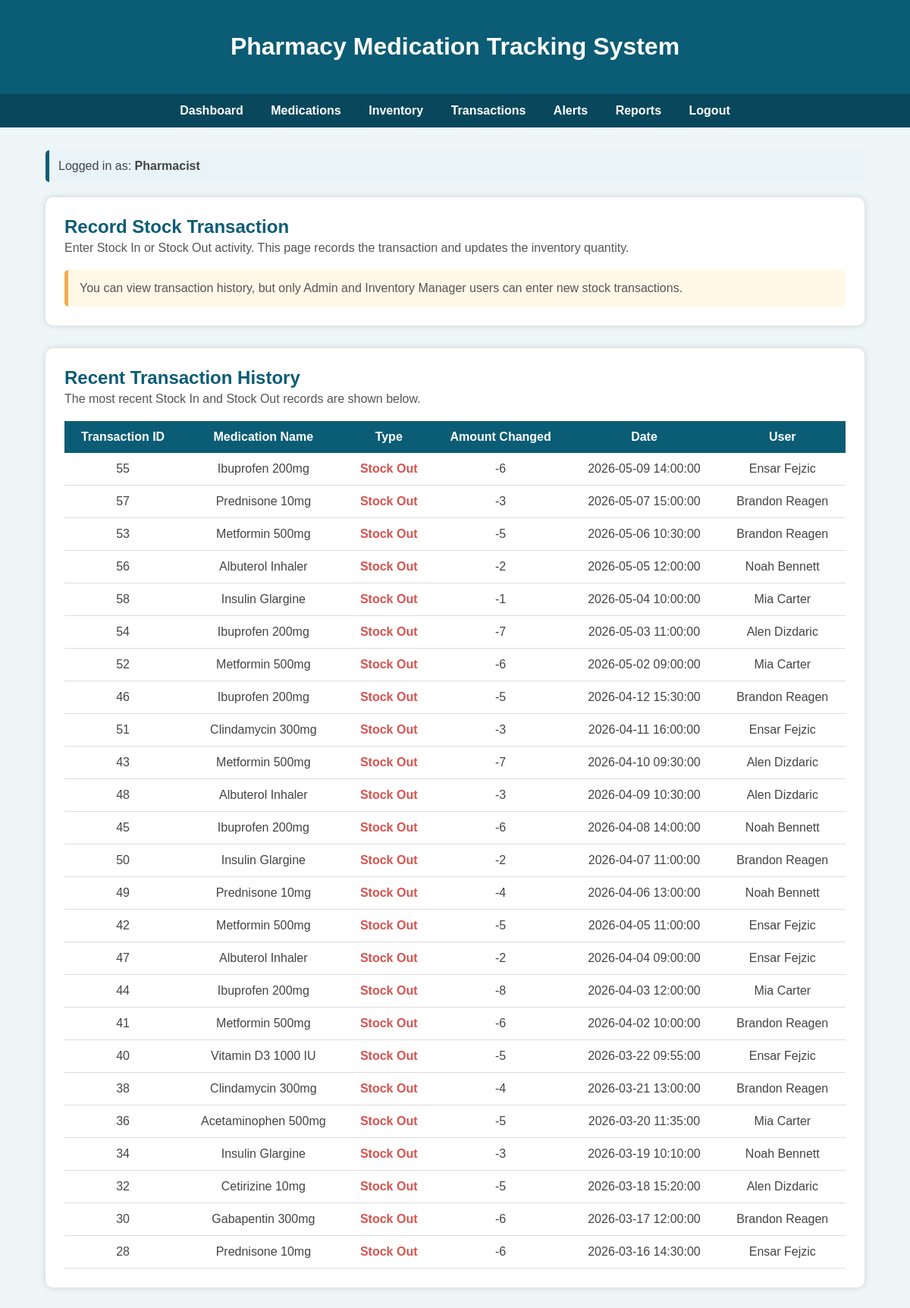
/transactions.php (signed in), run on the app's committed database.
### tables this page shows
CREATE TABLE `transactions` (
  `transaction_id` int NOT NULL AUTO_INCREMENT,
  `inventory_id` int NOT NULL,
  `user_id` int NOT NULL,
  `transaction_type` varchar(30) NOT NULL,
  `amount_changed` int NOT NULL,
  `transaction_date` datetime DEFAULT CURRENT_TIMESTAMP,
  PRIMARY KEY (`transaction_id`),
  KEY `fk_transactions_inventory` (`inventory_id`),
  KEY `fk_transactions_user` (`user_id`),
  CONSTRAINT `fk_transactions_inventory` FOREIGN KEY (`inventory_id`) REFERENCES `inventory` (`inventory_id`) ON DELETE CASCADE ON UPDATE CASCADE,
  CONSTRAINT `fk_transactions_user` FOREIGN KEY (`user_id`) REFERENCES `users` (`user_id`) ON DELETE CASCADE ON UPDATE CASCADE
);

CREATE TABLE `medications` (
  `medication_id` int NOT NULL AUTO_INCREMENT,
  `medication_name` varchar(100) NOT NULL,
  `category` varchar(50) DEFAULT NULL,
  `description` text,
  `reorder_threshold` int NOT NULL DEFAULT '20',
  `supplier_id` int DEFAULT NULL,
  PRIMARY KEY (`medication_id`),
  KEY `fk_medications_supplier` (`supplier_id`),
  CONSTRAINT `fk_medications_supplier` FOREIGN KEY (`supplier_id`) REFERENCES `suppliers` (`supplier_id`) ON DELETE SET NULL ON UPDATE CASCADE
);

CREATE TABLE `users` (
  `user_id` int NOT NULL AUTO_INCREMENT,
  `first_name` varchar(50) NOT NULL,
  `last_name` varchar(50) NOT NULL,
  `email` varchar(100) NOT NULL,
  `password_hash` varchar(255) NOT NULL,
  `role` varchar(30) NOT NULL,
  `created_at` datetime DEFAULT CURRENT_TIMESTAMP,
  PRIMARY KEY (`user_id`),
  UNIQUE KEY `email` (`email`)
);

### transactions.php (the view, shortened to what this page needs)
<?php
include "db_connect.php";
$canUpdateStock = ($_SESSION['role'] == 'Admin' || $_SESSION['role'] == 'Inventory Manager');
$inventorySql = "SELECT
                    i.inventory_id,
                    m.medication_name,
                    i.quantity,
                    i.expiration_date,
                    i.location
                 FROM inventory i
                 JOIN medications m
                    ON i.medication_id = m.medication_id
                 ORDER BY m.medication_name ASC";
$inventoryResult = $conn->query($inventorySql);
$transactionSql = "SELECT
                    t.transaction_id,
                    m.medication_name,
                    t.transaction_type,
                    t.amount_changed,
                    t.transaction_date,
                    u.first_name,
                    u.last_name
                   FROM transactions t
                   JOIN inventory i
                    ON t.inventory_id = i.inventory_id
                   JOIN medications m
                    ON i.medication_id = m.medication_id
                   JOIN users u
                    ON t.user_id = u.user_id
                   ORDER BY t.transaction_date DESC
                   LIMIT 25";
$transactionResult = $conn->query($transactionSql);
?>
<!DOCTYPE html>
<html>
<head>
</head>
<body>
    <div class="header">
        <h1>Pharmacy Medication Tracking System</h1>
    </div>
    <div class="nav">
        <a href="dashboard.php">Dashboard</a>
        <a href="medications.php">Medications</a>
        <a href="inventory.php">Inventory</a>
        <a href="transactions.php">Transactions</a>
        <a href="alerts.php">Alerts</a>
		<?php if ($_SESSION['role'] != 'Technician') { ?>
			<a href="reports.php">Reports</a>
		<?php } ?>
        <a href="logout.php">Logout</a>
    </div>
    <div class="container">
        <div class="role-note">
            Logged in as: <strong><?php echo $_SESSION['role']; ?></strong>
        </div>
        <div class="section-box">
            <h2 class="page-title">Record Stock Transaction</h2>
            <p class="description">
                Enter Stock In or Stock Out activity. This page records the transaction and updates the inventory quantity.
            </p>
            <?php if ($canUpdateStock) { ?>
                <form action="transactions.php" method="post">
                    <div class="form-row">
                        <label for="inventory_id">Medication / Inventory Item</label>
                        <select id="inventory_id" name="inventory_id" required>
                            <option value="">Select inventory item...</option>
                            <?php while ($item = $inventoryResult->fetch_assoc()) { ?>
                                <option value="<?php echo $item['inventory_id']; ?>">
                                    <?php
                                        echo $item['medication_name'] .
                                             " | Qty: " . $item['quantity'] .
                                             " | Exp: " . $item['expiration_date'] .
                                             " | " . $item['location'];
                                    ?>
                                </option>
                            <?php } ?>
                        </select>
                    </div>
                    <div class="form-row">
                        <label for="transaction_type">Transaction Type</label>
                        <select id="transaction_type" name="transaction_type" required>
                            <option value="">Select transaction type...</option>
                            <option value="Stock In">Stock In</option>
                            <option value="Stock Out">Stock Out</option>
                        </select>
                    </div>
                    <div class="form-row">
                        <label for="amount_changed">Amount</label>
                        <input type="number" id="amount_changed" name="amount_changed" min="1" placeholder="Enter quantity amount" required>
                    </div>
                    <button type="submit" class="btn">Save Transaction</button>
                </form>
            <?php } else { ?>
                <div class="restricted-box">
                    You can view transaction history, but only Admin and Inventory Manager users can enter new stock transactions.
                </div>
            <?php } ?>
        </div>
        <div class="section-box">
            <h2 class="page-title">Recent Transaction History</h2>
            <p class="description">
                The most recent Stock In and Stock Out records are shown below.
            </p>
            <table>
                <tr>
                    <th>Transaction ID</th>
                    <th>Medication Name</th>
                    <th>Type</th>
                    <th>Amount Changed</th>
                    <th>Date</th>
                    <th>User</th>
                </tr>
                <?php while ($row = $transactionResult->fetch_assoc()) { ?>
                    <tr>
                        <td><?php echo $row['transaction_id']; ?></td>
                        <td><?php echo $row['medication_name']; ?></td>
                        <td>
                            <?php if ($row['transaction_type'] == 'Stock In') { ?>
                                <span class="stock-in">Stock In</span>
                            <?php } else { ?>
                                <span class="stock-out">Stock Out</span>
                            <?php } ?>
                        </td>
                        <td><?php echo $row['amount_changed']; ?></td>
                        <td><?php echo $row['transaction_date']; ?></td>
                        <td><?php echo $row['first_name'] . " " . $row['last_name']; ?></td>
                    </tr>
                <?php } ?>
            </table>
        </div>
    </div>
</body>
</html>

### transactions.php (style rules this page uses)
body { margin: 0; font-family: Arial, sans-serif; background-color: #eef6f8; }
.header { background-color: #0b5c75; color: white; padding: 22px; text-align: center; }
.nav { background-color: #08475c; padding: 13px; text-align: center; }
.nav a { color: white; text-decoration: none; margin: 0 16px; font-weight: bold; }
.container { width: 90%; margin: 30px auto; }
.section-box { background-color: white; padding: 25px; border-radius: 10px; box-shadow: 0px 0px 10px rgba(0,0,0,0.15); margin-bottom: 30px; }
.page-title { color: #0b5c75; margin-top: 0; margin-bottom: 5px; }
.description { color: #555; margin-top: 0; margin-bottom: 20px; }
.role-note { margin-bottom: 20px; background-color: #e8f4f8; padding: 12px; border-left: 5px solid #0b5c75; color: #444; border-radius: 5px; }
.restricted-box { background-color: #fff8e6; border-left: 5px solid #f0ad4e; padding: 15px; color: #555; border-radius: 5px; }
table { width: 100%; border-collapse: collapse; margin-top: 15px; }
th { background-color: #0b5c75; color: white; padding: 12px; }
td { padding: 12px; text-align: center; border-bottom: 1px solid #ddd; color: #444; }
.stock-out { color: #d9534f; font-weight: bold; }

### data on the page
transactions: transaction_id "55", medications.medication_name "Ibuprofen 200mg", transaction_type "Stock Out", amount_changed "-6", transaction_date "2026-05-09 14:00:00", user.first_name "Ensar", user.last_name "Fejzic"
transactions: transaction_id "57", medications.medication_name "Prednisone 10mg", transaction_type "Stock Out", amount_changed "-3", transaction_date "2026-05-07 15:00:00", user.first_name "Brandon", user.last_name "Reagen"
transactions: transaction_id "53", medications.medication_name "Metformin 500mg", transaction_type "Stock Out", amount_changed "-5", transaction_date "2026-05-06 10:30:00", user.first_name "Brandon", user.last_name "Reagen"
transactions: transaction_id "56", medications.medication_name "Albuterol Inhaler", transaction_type "Stock Out", amount_changed "-2", transaction_date "2026-05-05 12:00:00", user.first_name "Noah", user.last_name "Bennett"
transactions: transaction_id "58", medications.medication_name "Insulin Glargine", transaction_type "Stock Out", amount_changed "-1", transaction_date "2026-05-04 10:00:00", user.first_name "Mia", user.last_name "Carter"
transactions: transaction_id "54", medications.medication_name "Ibuprofen 200mg", transaction_type "Stock Out", amount_changed "-7", transaction_date "2026-05-03 11:00:00", user.first_name "Alen", user.last_name "Dizdaric"
transactions: transaction_id "52", medications.medication_name "Metformin 500mg", transaction_type "Stock Out", amount_changed "-6", transaction_date "2026-05-02 09:00:00", user.first_name "Mia", user.last_name "Carter"
transactions: transaction_id "46", medications.medication_name "Ibuprofen 200mg", transaction_type "Stock Out", amount_changed "-5", transaction_date "2026-04-12 15:30:00", user.first_name "Brandon", user.last_name "Reagen"
transactions: transaction_id "51", medications.medication_name "Clindamycin 300mg", transaction_type "Stock Out", amount_changed "-3", transaction_date "2026-04-11 16:00:00", user.first_name "Ensar", user.last_name "Fejzic"
transactions: transaction_id "43", medications.medication_name "Metformin 500mg", transaction_type "Stock Out", amount_changed "-7", transaction_date "2026-04-10 09:30:00", user.first_name "Alen", user.last_name "Dizdaric"
transactions: transaction_id "48", medications.medication_name "Albuterol Inhaler", transaction_type "Stock Out", amount_changed "-3", transaction_date "2026-04-09 10:30:00", user.first_name "Alen", user.last_name "Dizdaric"
transactions: transaction_id "45", medications.medication_name "Ibuprofen 200mg", transaction_type "Stock Out", amount_changed "-6", transaction_date "2026-04-08 14:00:00", user.first_name "Noah", user.last_name "Bennett"
transactions: transaction_id "50", medications.medication_name "Insulin Glargine", transaction_type "Stock Out", amount_changed "-2", transaction_date "2026-04-07 11:00:00", user.first_name "Brandon", user.last_name "Reagen"
transactions: transaction_id "49", medications.medication_name "Prednisone 10mg", transaction_type "Stock Out", amount_changed "-4", transaction_date "2026-04-06 13:00:00", user.first_name "Noah", user.last_name "Bennett"
transactions: transaction_id "42", medications.medication_name "Metformin 500mg", transaction_type "Stock Out", amount_changed "-5", transaction_date "2026-04-05 11:00:00", user.first_name "Ensar", user.last_name "Fejzic"
transactions: transaction_id "47", medications.medication_name "Albuterol Inhaler", transaction_type "Stock Out", amount_changed "-2", transaction_date "2026-04-04 09:00:00", user.first_name "Ensar", user.last_name "Fejzic"
transactions: transaction_id "44", medications.medication_name "Ibuprofen 200mg", transaction_type "Stock Out", amount_changed "-8", transaction_date "2026-04-03 12:00:00", user.first_name "Mia", user.last_name "Carter"
transactions: transaction_id "41", medications.medication_name "Metformin 500mg", transaction_type "Stock Out", amount_changed "-6", transaction_date "2026-04-02 10:00:00", user.first_name "Brandon", user.last_name "Reagen"
transactions: transaction_id "40", medications.medication_name "Vitamin D3 1000 IU", transaction_type "Stock Out", amount_changed "-5", transaction_date "2026-03-22 09:55:00", user.first_name "Ensar", user.last_name "Fejzic"
transactions: transaction_id "38", medications.medication_name "Clindamycin 300mg", transaction_type "Stock Out", amount_changed "-4", transaction_date "2026-03-21 13:00:00", user.first_name "Brandon", user.last_name "Reagen"
transactions: transaction_id "36", medications.medication_name "Acetaminophen 500mg", transaction_type "Stock Out", amount_changed "-5", transaction_date "2026-03-20 11:35:00", user.first_name "Mia", user.last_name "Carter"
transactions: transaction_id "34", medications.medication_name "Insulin Glargine", transaction_type "Stock Out", amount_changed "-3", transaction_date "2026-03-19 10:10:00", user.first_name "Noah", user.last_name "Bennett"
transactions: transaction_id "32", medications.medication_name "Cetirizine 10mg", transaction_type "Stock Out", amount_changed "-5", transaction_date "2026-03-18 15:20:00", user.first_name "Alen", user.last_name "Dizdaric"
transactions: transaction_id "30", medications.medication_name "Gabapentin 300mg", transaction_type "Stock Out", amount_changed "-6", transaction_date "2026-03-17 12:00:00", user.first_name "Brandon", user.last_name "Reagen"
transactions: transaction_id "28", medications.medication_name "Prednisone 10mg", transaction_type "Stock Out", amount_changed "-6", transaction_date "2026-03-16 14:30:00", user.first_name "Ensar", user.last_name "Fejzic"

### other printed values
$_SESSION['role'] "Pharmacist"
